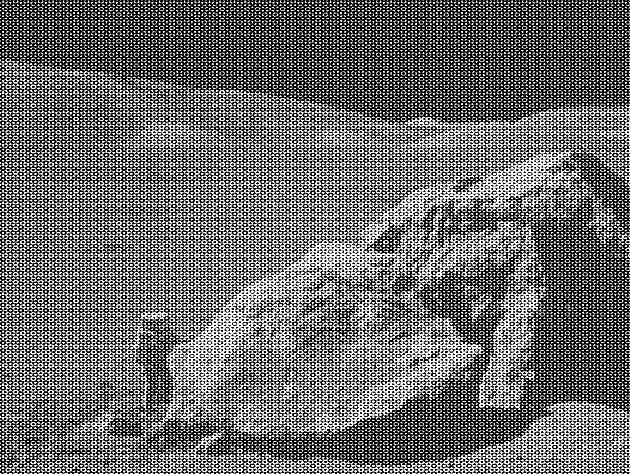
#> input picture moonlanding.png, 630 x 474 px
$ jupyter execute --allow-errors 07.2ex_Algorithms.ipynb   (shell and % lines are left out)
#> lines starting #> are read from the running program, lines starting #| are printed output that depends on the picture
1\. **Maximum wind speed prediction at the Sprogø station**

The exercise goal is to predict the maximum wind speed occurring every 50 years even if no measure exists for such a period. The available data are only measured over 21 years at the Sprogø meteorological station located in Denmark.

The annual maxima are supposed to fit a normal probability density function. However such function is not going to be estimated because it gives a probability from a wind speed maxima. Finding the maximum wind speed occurring every 50 years requires the opposite approach, the result needs to be found from a defined probability. That is the quantile function role and the exercise goal will be to find it. In the current model, it is supposed that the maximum wind speed occurring every 50 years is defined as the upper 2% quantile.

By definition, the quantile function is the inverse of the cumulative distribution function. The latter describes the probability distribution of an annual maxima. In the exercise, the cumulative probability $p_i$ for a given year i is defined as $p_i = i/(N+1)$ with $N = 21$, the number of measured years. Thus it will be possible to calculate the cumulative probability of every measured wind speed maxima. From those experimental points, the scipy.interpolate module will be very useful for fitting the quantile function. Finally the 50 years maxima is going to be evaluated from the cumulative probability of the 2% quantile.

Practically, load the dataset:

```python
import numpy as np
max_speeds = np.load('max-speeds.npy')
years_nb = max_speeds.shape[0]
```

Compute then the cumulative probability $p_i$ (`cprob`) and sort the maximum speeds from the data. Use then the  UnivariateSpline from scipy.interpolate to define a quantile function and thus estimate the probabilities.

In the current model, the maximum wind speed occurring every 50 years is defined as the upper 2% quantile. As a result, the cumulative probability value will be:

```python
fifty_prob = 1. - 0.02
```

So the storm wind speed occurring every 50 years can be guessed as:

``` python
fifty_wind = quantile_func(fifty_prob)
```

[cell 1]
import numpy as np
import pandas as pd
import matplotlib.pyplot as plt
import math as m
from scipy.interpolate import interp1d
from matplotlib import pyplot as plt
from scipy.interpolate import UnivariateSpline
from scipy import optimize
import matplotlib.cm as cm
from pylab import meshgrid
from mpl_toolkits.mplot3d import Axes3D
import pylab
from scipy import fftpack
from matplotlib import colors
#> (the rest of this cell did not finish here and is left out)

2\. **Curve fitting of temperature in Alaska**

The temperature extremes in Alaska for each month, starting in January, are given by (in degrees Celcius):

max:  17,  19,  21,  28,  33,  38, 37,  37,  31,  23,  19,  18

min: -62, -59, -56, -46, -32, -18, -9, -13, -25, -46, -52, -58

* Plot these temperature extremes.
* Define a function that can describe min and max temperatures.
* Fit this function to the data with scipy.optimize.curve_fit().
* Plot the result. Is the fit reasonable? If not, why?
* Is the time offset for min and max temperatures the same within the fit accuracy?

[cell 2]
import numpy as np
import pandas as pd
import matplotlib.pyplot as plt
import math as m
from scipy.interpolate import interp1d
from scipy import optimize
m88x= [ 17, 19, 21, 28, 33, 38, 37, 37, 31, 23, 19, 18]
meen =[-62, -59, -56, -46, -32, -18, -9, -13, -25, -46, -52, -58]
month = np.arange(12)
steps = np.linspace(0, 12, 50)
plt.plot(m88x, label = "maxima")
plt.plot(meen, label = "minima")
plt.legend()
plt.ylabel("Temperature [C]")
plt.xlabel("Month index")
plt.show()
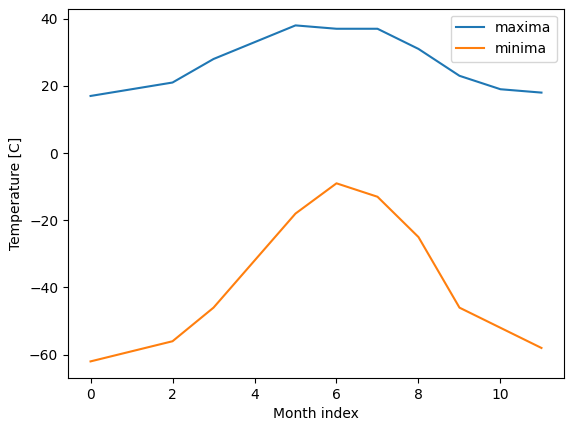
#> figure drawn by matplotlib, 1 panel; curve peaks at x = 5, y = 38; curve peaks at x = 6, y = -9

def m88x_func(x, a, b, c, d, e):
    return (a*x**4 + b*x**3+ c*x**2 + d*x + e)

def meen_func(x, a, b, c, d, e):
    return (a*x**4 + b*x**3+ c*x**2 + d*x + e)

params_min, params_covariance_min = optimize.curve_fit(meen_func, month , meen, p0=[2, 2, 1, 1, 1])
print(params_min)
print (params_covariance_min)

params_max, params_covariance_max = optimize.curve_fit(m88x_func, month , m88x, p0=[2, 2, 1, 1, 1])
print(params_max)
print (params_covariance_max)

solution_min = optimize.minimize_scalar(lambda x: -meen_func(x, params_min[0],params_min[1],params_min[2],params_min[3], params_min[4]), bounds=[0,12], method='bounded')
solution_max = optimize.minimize_scalar(lambda x: -m88x_func(x, params_max[0],params_max[1],params_max[2],params_max[3], params_max[4]), bounds=[0,12], method='bounded')

fig, ax = plt.subplots( 1, 2, figsize = (15 , 5))
ax[0].scatter( month ,  meen , label='Data', color = 'red')
ax[0].plot( steps, meen_func(steps, params_min[0], params_min[1],params_min[2],params_min[3], params_min[4] ), label='Fitted function')
ax[0].axvline(solution_min.x,color='g',linestyle='dashed')
ax[0].legend()

ax[1].scatter( month ,  m88x , label='Data', color = 'red')
ax[1].axvline(solution_max.x,color='g',linestyle='dashed')
ax[1].plot( steps , m88x_func( steps , params_max[0], params_max[1],params_max[2],params_max[3], params_max[4] ), label='Fitted function')
ax[1].legend()

print("Time offset for min temperatures is: ", params_min[4])
print("Time offset for max temperatures is: ", params_max[4])

fig, ax = plt.subplots( 1, 2, figsize = (15 , 5))

def meen_func_sin(x, A, freq, ph, offs):
    return ( A*np.sin( x*freq + ph) - offs )

params_min_sin, params_covariance_min_sin = optimize.curve_fit(meen_func_sin, month , meen, p0 = [1 , .5 , 1 ,1 ])
print(params_min_sin)
print (params_covariance_min_sin)
solution_min_sin = optimize.minimize_scalar(lambda x: -meen_func_sin(x, params_min_sin[0],params_min_sin[1],params_min_sin[2], params_min_sin[3]), bounds=[0,12], method='bounded')

ax[0].scatter( month ,  meen , label='Data', color = 'red')
ax[0].plot( steps, meen_func_sin(steps, params_min_sin[0], params_min_sin[1],params_min_sin[2], params_min_sin[3] ), label='Fitted function')
ax[0].axvline(solution_min_sin.x,color='g',linestyle='dashed')
ax[0].legend()


def m88x_func_sin(x, A , freq, ph, offs):
    return ( A*np.sin( x*freq + ph) - offs )

params_max_sin, params_covariance_max_sin = optimize.curve_fit(m88x_func_sin, month , m88x)
print(params_max_sin)
print (params_covariance_max_sin)
solution_max_sin = optimize.minimize_scalar(lambda x: -m88x_func_sin(x, params_max_sin[0],params_max_sin[1],params_max_sin[2], params_max_sin[3]), bounds=[0,12], method='bounded')


ax[1].scatter( month ,  m88x , label='Data', color = 'red')
ax[1].axvline(solution_max_sin.x,color='g',linestyle='dashed')
ax[1].plot( steps , m88x_func_sin( steps , params_max_sin[0], params_max_sin[1],params_max_sin[2], params_max_sin[3]), label='Fitted function')
ax[1].legend()

print("Time offset for min temperatures is: ", params_min_sin[3])
print("Time offset for max temperatures is: ", params_max_sin[3])

fig, ax = plt.subplots( 1, 2, figsize = (15 , 5))

def meen_func_gaus(x, A, mean, sigma, offs):
    return ( A*np.exp(-(x-mean)**2/sigma**2) - offs )

params_min_gaus, params_covariance_min_gaus = optimize.curve_fit(meen_func_gaus, month , meen, p0 = [20 , 8 , 1 , 3 ])
print(params_min_gaus)
print (params_covariance_min_gaus)

ax[0].scatter( month ,  meen , label='Data', color = 'red')
ax[0].axvline( params_min_gaus[1] ,color='g',linestyle='dashed')
ax[0].plot( steps, meen_func_gaus(steps, params_min_gaus[0], params_min_gaus[1],params_min_gaus[2], params_min_gaus[3] ), label='Fitted function')
ax[0].legend()


def m88x_func_gaus(x, A, mean, sigma, offs):
    return ( A*np.exp(-(x-mean)**2/sigma**2) - offs )

params_max_gaus, params_covariance_max_gaus = optimize.curve_fit(m88x_func_gaus, month , m88x, p0 = [20 , 8 , 1 , 3 ])
print(params_max_gaus)
print (params_covariance_max_gaus)

ax[1].scatter( month ,  m88x , label='Data', color = 'red')
ax[1].axvline( params_max_gaus[1] ,color='g',linestyle='dashed')
ax[1].plot( steps , m88x_func_gaus( steps , params_max_gaus[0], params_max_gaus[1],params_max_gaus[2], params_max_gaus[3]), label='Fitted function')
ax[1].legend()

print("Time offset for min temperatures is: ", params_min_gaus[3])
print("Time offset for max temperatures is: ", params_max_gaus[3])

fig, ax = plt.subplots( 1, 2, figsize = (15 , 5))

ax[0].scatter( month ,  meen , label='Data', color = 'red')
ax[0].plot( steps, meen_func_gaus(steps, params_min_gaus[0], params_min_gaus[1],params_min_gaus[2], params_min_gaus[3] ),label='Fitted function gaus', linestyle ='dashed')
ax[0].plot( steps, meen_func(steps, params_min[0], params_min[1],params_min[2],params_min[3], params_min[4] ), label='Fitted function poly', linestyle = 'dashed')
ax[0].plot( steps, meen_func_sin(steps, params_min_sin[0], params_min_sin[1],params_min_sin[2], params_min_sin[3] ), label='Fitted function sin', linestyle ='dashed')
ax[0].legend()

ax[1].scatter( month ,  m88x , label='Data', color = 'red')
ax[1].plot( steps , m88x_func_gaus( steps , params_max_gaus[0], params_max_gaus[1],params_max_gaus[2], params_max_gaus[3]), label='Fitted function gaus', linestyle='dashed')
ax[1].plot( steps , m88x_func( steps , params_max[0], params_max[1],params_max[2],params_max[3], params_max[4] ), label='Fitted function-poly', linestyle='dashed')
ax[1].plot( steps , m88x_func_sin( steps , params_max_sin[0], params_max_sin[1],params_max_sin[2], params_max_sin[3]), label='Fitted function sine', linestyle ='dashed')
ax[1].legend()
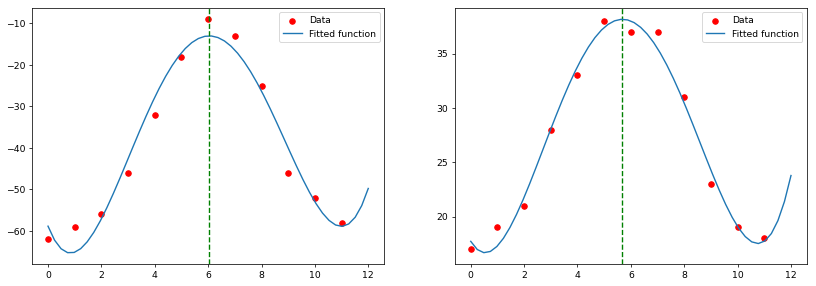
#> figure drawn by matplotlib, 2 panels; panel 1: curve peaks at x = 6.12, y = -13.01; panel 2: curve peaks at x = 5.63, y = 38.15
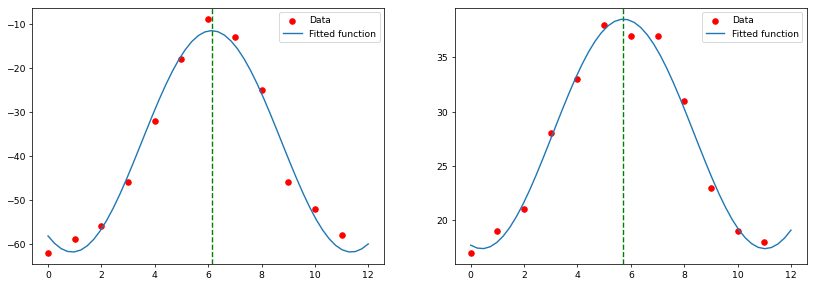
#> figure drawn by matplotlib, 2 panels; panel 1: curve peaks at x = 6.12, y = -11.56; panel 2: curve peaks at x = 5.63, y = 38.52
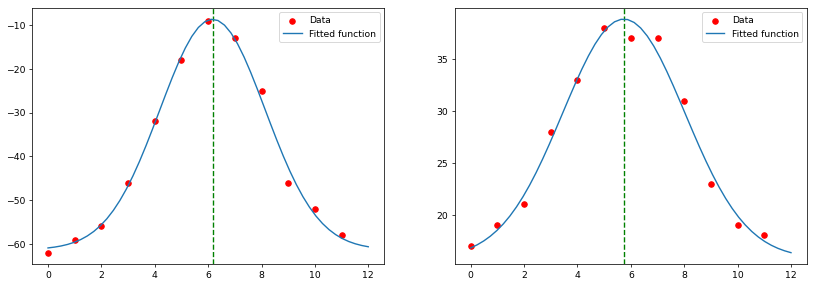
#> figure drawn by matplotlib, 2 panels; panel 1: curve peaks at x = 6.12, y = -8.68; panel 2: curve peaks at x = 5.63, y = 38.85
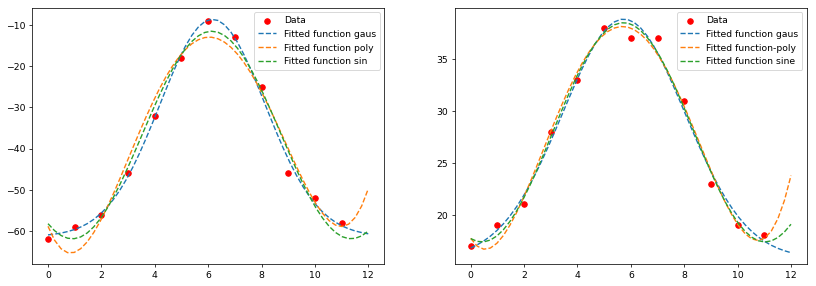
#> figure drawn by matplotlib, 2 panels; panel 1: curve peaks at x = 6.12, y = -8.68; panel 1: curve peaks at x = 6.12, y = -13.01; panel 1: curve peaks at x = 6.12, y = -11.56; panel 2: curve peaks at x = 5.63, y = 38.85

3\. **2D minimization of a six-hump camelback function**

$$
f(x,y) = \left(4-2.1x^2+\frac{x^4}{3} \right) x^2 +xy + (4y^2 -4)y^2
$$

has multiple global and local minima. Find the global minima of this function.

Hints:

* Variables can be restricted to $-2 < x < 2$ and $-1 < y < 1$.
* Use numpy.meshgrid() and pylab.imshow() to find visually the regions.
* Use scipy.optimize.minimize(), optionally trying out several of its methods.

How many global minima are there, and what is the function value at those points? What happens for an initial guess of $(x, y) = (0, 0)$ ?

[cell 3]
def camel(x,y):
    return (4-2.1*x**2+(x**4)/3)*x**2+x*y+(4*y**2-4)*y**2

x_step = np.linspace(-2, 2, 100)
y_step = np.linspace(-1, 1, 100)
X,Y = np.meshgrid(x_step, y_step)

fig = plt.figure(figsize=(25, 12.5))
#> (the rest of this cell did not finish here and is left out)

[cell 4]
levels=np.arange(-2,6,0.25)
plt.imshow(camel(X,Y), cmap=cm.RdYlBu, origin='lower', extent=[-2, 2, -1, 1])
plt.contour(X,Y,camel(X,Y), cmap=cm.Blues, levels=levels)
plt.colorbar()
plt.show()
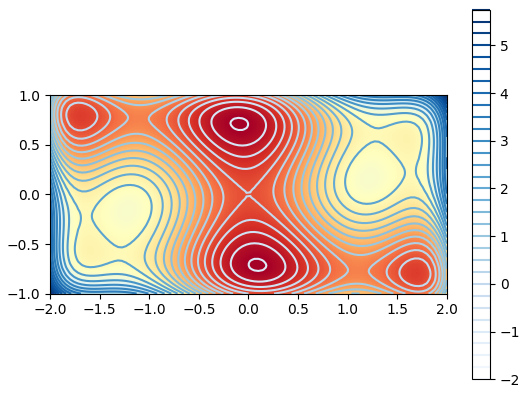
#> figure drawn by matplotlib, 2 panels

Z = camel(X,Y)
fig = pylab.imshow(Z, cmap = 'hot')
pylab.colorbar()
pylab.show()
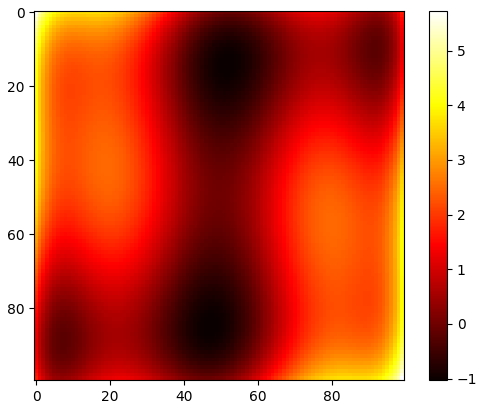
#> figure drawn by matplotlib, 2 panels

[cell 5]
def f(x,y):
    return (4-2.1*x**2+(x**4)/3)*x**2+x*y+(4*y**2-4)*y**2

x_step = np.linspace(-2, 2, 100)
y_step = np.linspace(-1, 1, 100)
X,Y = np.meshgrid(x_step, y_step)

levels=np.arange(-2,6,0.25)

plt.imshow(f(X,Y), cmap=cm.RdYlGn, origin='lower', extent=[-2, 2, -1, 1]) # extent : (left, right, bottom, top)
plt.contour(X,Y,f(X,Y), cmap=cm.Blues, levels=levels)
plt.show()
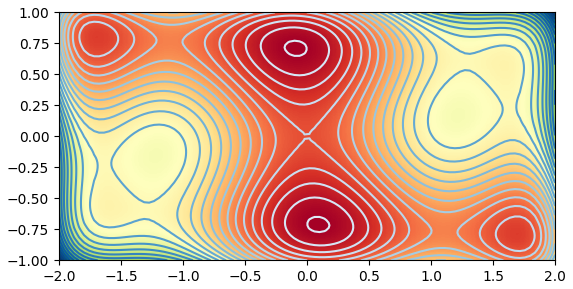
#> figure drawn by matplotlib, 1 panel

[cell 6]
def f(x,y):
    return (4-2.1*x**2+(x**4)/3)*x**2+x*y+(4*y**2-4)*y**2

x_step = np.linspace(-2, 2, 100)
y_step = np.linspace(-1, 1, 100)
X,Y = np.meshgrid(x_step, y_step)
gridsize = (1, 3)
fig = plt.figure(figsize=(21, 7))
levels=np.arange(-2,6,0.25)
ax1 = plt.subplot2grid(gridsize, (0, 0), rowspan=1, colspan=2, projection='3d')
ax2 = plt.subplot2grid(gridsize, (0, 2), rowspan=1, colspan=1)
ax1.plot_surface(X, Y, f(X, Y),cstride=1,rstride=1)
ax2.imshow(f(X,Y), cmap=cm.RdYlGn, origin='lower', extent=[-2, 2, -1, 1]) # extent : (left, right, bottom, top)
ax2.contour(X,Y,f(X,Y), cmap=cm.Blues, levels=levels)
plt.show()
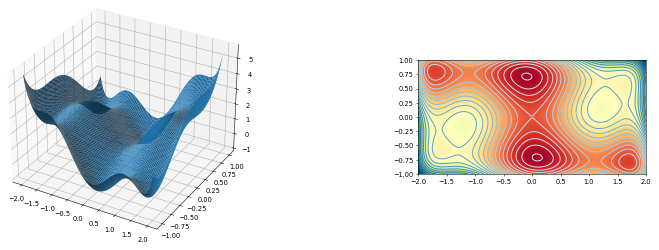
#> figure drawn by matplotlib, 2 panels

[cell 7]
def f(params):
    x,y=params
    return (4-2.1*x**2+(x**4)/3)*x**2+x*y+(4*y**2-4)*y**2

initial_guess = [0, 0]
result = optimize.minimize(f, initial_guess)
if result.success:
    fitted_params = result.x
    print(fitted_params)
else:
    raise ValueError(result.message)

f(fitted_params)

[cell 8]
from scipy.optimize import Bounds
my_bounds = [Bounds([-2, -1], [-1, 0]),Bounds([-1, -1], [1, 0]),Bounds([1, -1], [2, 0]),
             Bounds([-2,  0], [-1, 1]),Bounds([-1,  0], [1, 1]),Bounds([1,  0], [2, 1])]


def f(params):
    x,y=params
    return (4-2.1*x**2+(x**4)/3)*x**2+x*y+(4*y**2-4)*y**2

initial_guess = [[-1.5, -0.5],[0, -0.5],[1.5, -0.5],
                 [-1.5,  0.5],[0,  0.5],[1.5,  0.5]]

for i,j in zip(my_bounds,initial_guess):

    result = optimize.minimize(f, j, bounds=i)
    if result.success:
        fitted_params = result.x
        print("Xmin=\t",fitted_params[0],"\nYmin=\t",fitted_params[1])
    else:
        raise ValueError(result.message)

    print("f(min)=\t",f(fitted_params),"\n")

4\. **FFT of a simple dataset**

Performe a periodicity analysis on the lynxs-hares population

#> (a cell that did not finish here is left out)

[cell 10]
import scipy as sp
time_step = 1
#> (the rest of this cell did not finish here and is left out)

5\. **FFT of an image**

* Examine the provided image `moonlanding.png`, which is heavily contaminated with periodic noise. In this exercise, we aim to clean up the noise using the Fast Fourier Transform.
* Load the image using pylab.imread().
* Find and use the 2-D FFT function in scipy.fftpack, and plot the spectrum (Fourier transform of) the image. Do you have any trouble visualising the spectrum? If so, why?
* The spectrum consists of high and low frequency components. The noise is contained in the high-frequency part of the spectrum, so set some of those components to zero (use array slicing).
* Apply the inverse Fourier transform to see the resulting image.

[cell 11]
original = pylab.imread('moonlanding.png')
#> original is the input picture: shape (474, 630) float32; min 0, max 1, mean 0.424
pylab.imshow(original, plt.cm.gray)
plt.title('Original image')
plt.show()
transformed = fftpack.fft2(original)

fig, ax = plt.subplots( 1, 2, figsize = (15 , 5))

im0 = ax[0].imshow(np.abs(transformed))
fig.colorbar(im0, ax = ax[0])
ax[0].set_title("2d - FTT")

im1 = ax[1].imshow(np.abs(transformed), norm=colors.LogNorm() )
fig.colorbar(im1, ax = ax[1])
ax[1].set_title("2d - FTT (LOG SCALE)")

plt.show()
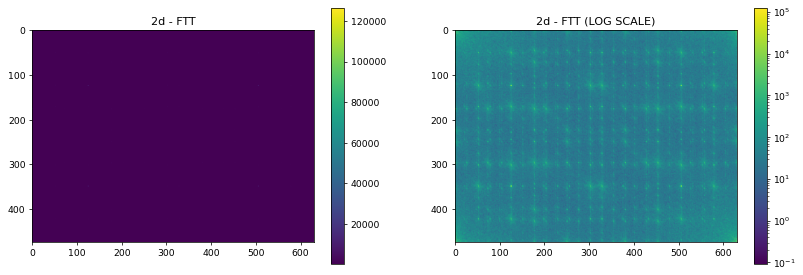
#> figure drawn by matplotlib, 4 panels

[cell 12]
reverted = fftpack.ifft2(transformed).real
pylab.imshow(reverted, plt.cm.gray)
plt.title('Reconstructed Image')
plt.show()
